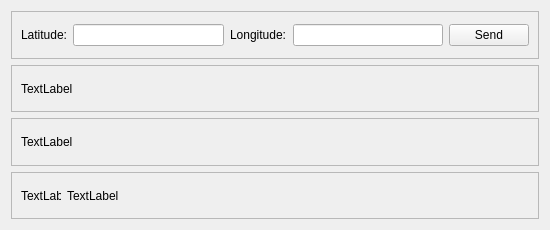
<?xml version="1.0" encoding="UTF-8"?>
<ui version="4.0">
 <class>Widget</class>
 <widget class="QWidget" name="Widget">
  <property name="geometry">
   <rect>
    <x>0</x>
    <y>0</y>
    <width>550</width>
    <height>230</height>
   </rect>
  </property>
  <property name="windowTitle">
   <string>Aircraft Teleporter</string>
  </property>
  <layout class="QVBoxLayout" name="verticalLayout">
   <item>
    <widget class="QFrame" name="frame">
     <property name="frameShape">
      <enum>QFrame::StyledPanel</enum>
     </property>
     <property name="frameShadow">
      <enum>QFrame::Raised</enum>
     </property>
     <layout class="QHBoxLayout" name="horizontalLayout">
      <item>
       <widget class="QLabel" name="label_Latitude">
        <property name="text">
         <string>Latitude:</string>
        </property>
       </widget>
      </item>
      <item>
       <widget class="QLineEdit" name="lineEdit_Latitude"/>
      </item>
      <item>
       <widget class="QLabel" name="label_Longitude">
        <property name="text">
         <string>Longitude:</string>
        </property>
       </widget>
      </item>
      <item>
       <widget class="QLineEdit" name="lineEdit_Longitude"/>
      </item>
      <item>
       <widget class="QPushButton" name="pushButton_Send">
        <property name="text">
         <string>Send</string>
        </property>
       </widget>
      </item>
     </layout>
    </widget>
   </item>
   <item>
    <widget class="QFrame" name="frame_2">
     <property name="frameShape">
      <enum>QFrame::StyledPanel</enum>
     </property>
     <property name="frameShadow">
      <enum>QFrame::Raised</enum>
     </property>
     <layout class="QHBoxLayout" name="horizontalLayout_2">
      <item>
       <widget class="QLabel" name="label_SendStatus">
        <property name="text">
         <string>TextLabel</string>
        </property>
       </widget>
      </item>
     </layout>
    </widget>
   </item>
   <item>
    <widget class="QFrame" name="frame_3">
     <property name="frameShape">
      <enum>QFrame::StyledPanel</enum>
     </property>
     <property name="frameShadow">
      <enum>QFrame::Raised</enum>
     </property>
     <layout class="QHBoxLayout" name="horizontalLayout_3">
      <item>
       <widget class="QLabel" name="label_CurrentLatLongElev">
        <property name="text">
         <string>TextLabel</string>
        </property>
       </widget>
      </item>
     </layout>
    </widget>
   </item>
   <item>
    <widget class="QFrame" name="frame_4">
     <property name="frameShape">
      <enum>QFrame::StyledPanel</enum>
     </property>
     <property name="frameShadow">
      <enum>QFrame::Raised</enum>
     </property>
     <layout class="QHBoxLayout" name="horizontalLayout_4">
      <item>
       <widget class="QLabel" name="label_ConnectionStatusIcon">
        <property name="maximumSize">
         <size>
          <width>40</width>
          <height>16777215</height>
         </size>
        </property>
        <property name="text">
         <string>TextLabel</string>
        </property>
       </widget>
      </item>
      <item>
       <widget class="QLabel" name="label_ConnectionStatusText">
        <property name="text">
         <string>TextLabel</string>
        </property>
       </widget>
      </item>
     </layout>
    </widget>
   </item>
  </layout>
 </widget>
 <resources/>
 <connections/>
</ui>
